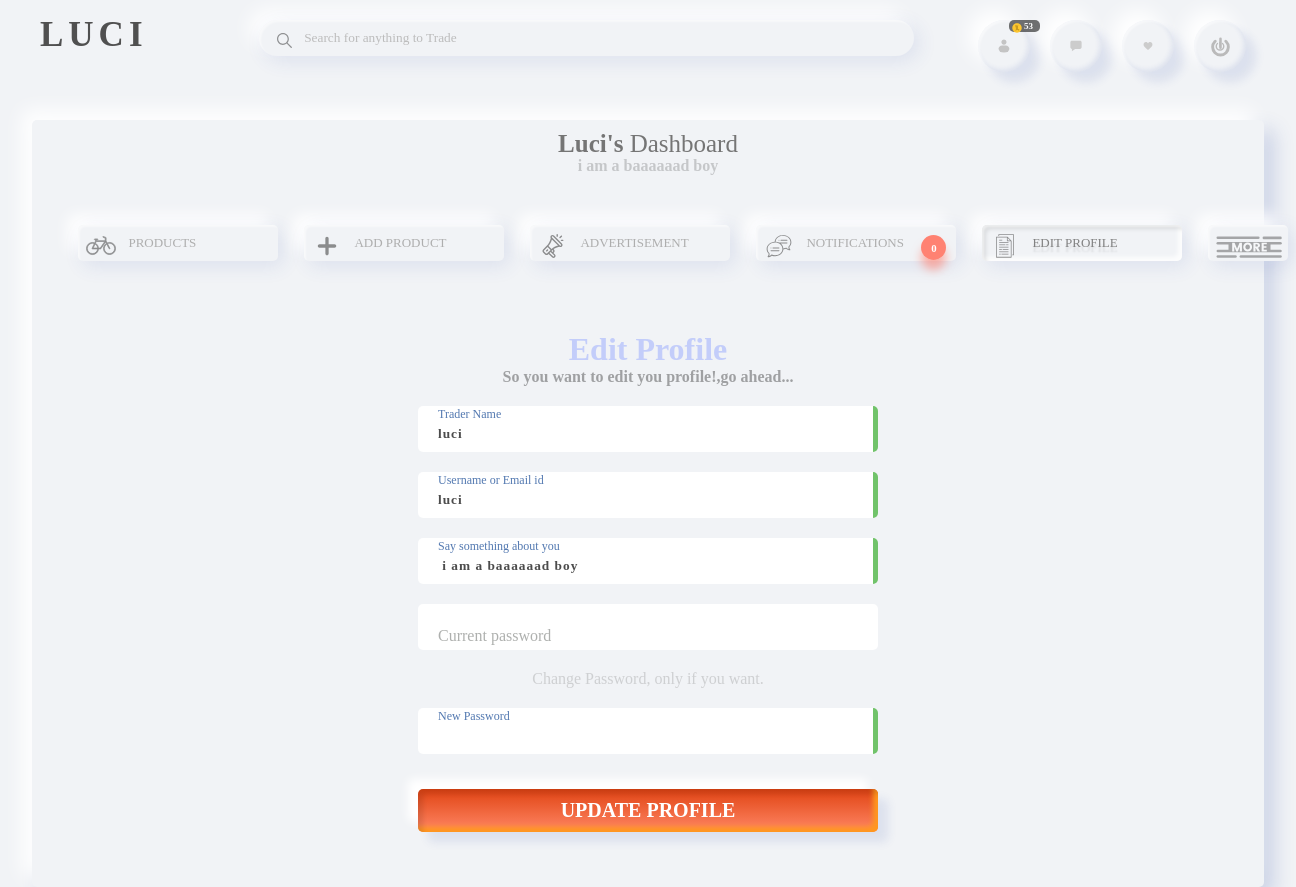
The page /editProfile/ (signed in) on the database its author committed.
### obsapp/models.py (models this page shows, shortened)
class UserInformation(models.Model):
    login_id = models.ForeignKey(LoginTable, on_delete=models.CASCADE)
    f_name = models.CharField(max_length=100)
    about_user = models.CharField(max_length=1000, default="")

class LoginTable(models.Model):
    username = models.CharField(max_length=100, unique=True)
    password = models.CharField(max_length=100)
    lcoin = models.IntegerField(default=100)

### obsapp/views.py (the view, shortened to what this page needs)
# urls.py: path('editProfile/', views.edit_profile, name='editprofile'),
def edit_profile(request):
    if request.session.has_key('user_id'):
        userid = request.session['user_id']
        logobj = LoginTable.objects.get(pk=userid)
        userobj = UserInformation.objects.get(login_id=logobj.id)
        return render(request, 'editProfile.html', {'user_info': userobj,'user_username': logobj})
    return render(request, 'home.html')

### templates/editProfile.html (shortened to what this page needs)
{% extends 'user_account.html' %}
{% block headpart %}
    {% load static %}
{% endblock %}
{% block dashboard %}
    <div class="edit-profile-main-container">
        <form method="post" action="{% url 'editprofile' %}">
            <table cellspacing="20">
                <th>
                    <h1>Edit Profile</h1>
                    <h3>So you want to edit you profile!,go ahead...</h3>
                </th>
                <tr>
                    <td align="left">
                        <div class="input-box">
                            <input type="text" id="about" name="name" autocomplete="off" class="logininput" value="{{ user_info.f_name }}" spellcheck="false">
                            <label for="about" class="labelname">Trader Name</label>
                        </div>
                    </td>
                </tr>
                <tr>
                    <td align="left">
                        <div class="input-box">
                            <input type="text" id="uname" name="uname" autocomplete="off" class="logininput" value="{{ user_username.username }}" spellcheck="false">
                            <label for="uname" class="labelname">Username or Email id</label>
                        </div>
                    </td>
                </tr>
                <tr>
                    <td align="left">
                        <div class="input-box">
                            <input type="text" id="about" name="about" autocomplete="off" class="logininput" value="{{ user_info.about_user }}">
                            <label for="about" class="labelname">Say something about you</label>
                        </div>
                    </td>
                </tr>
                <tr>
                    <td align="left">
                        <div class="input-box">
                            <input type="password" id="oldpass" name="oldpass" autocomplete="off" required="" class="logininput">
                            <label for="oldpass" class="labelname">Current password</label>
                        </div>
                    </td>
                </tr>
                <th style="color: rgba(134,135,134,0.32);font-family: 'Poppins Medium';font-weight: normal;">Change Password, only if you want.</th>
                <tr>
                    <td align="left">
                        <div class="input-box">
                            <input type="password" id="pass" name="newpass" autocomplete="off" class="logininput">
                            <label for="pass" class="labelname">New Password</label>
                        </div>
                    </td>
                </tr>
                <tr>
                    <td align="right" style="vertical-align: bottom;">
                        <div class="login-btn-box">
                        <input type="submit" value="UPDATE PROFILE" class="product-btn">
                        </div>
                    </td>
                </tr>
            </table>
        </form>
    </div>
{% endblock %}

### templates/user_account.html (shortened to what this page needs)
{% extends 'UserMaster.html' %}
{% block main_block %}
    {% load static %}
    <div class="main-user-dashboard">
        <h1 class="user-title"><span>{{ current_user_info.f_name }}'s</span> Dashboard</h1><br>
        {% if current_user_info.about_user %}
            <h3 class="about-user">{{ current_user_info.about_user }}</h3>
        {% else %}
            <h3 class="about-user">Say something about you so that others can understand you.<span>(Edit profile)</span></h3>
        {% endif %}
        <div class="icon-box">
            <a href="{% url 'viewproduct' %}" class="icons-dashboard-user viewproduct-active">
                <img src="{% static 'images/bike.svg' %}">
                PRODUCTS
            </a>
            <a href="{% url 'addproduct' %}" class="icons-dashboard-user toaddproduct-active">
                <img src="{% static 'images/plus.svg' %}">
                ADD PRODUCT
            </a>
            <a href="{% url 'advertise' %}" class="icons-dashboard-user addads-active">
                <img src="{% static 'images/speaker.svg' %}">
                ADVERTISEMENT
            </a>
            <a href="{% url 'notificationz' %}" class="icons-dashboard-user notification-active">
                <img src="{% static 'images/chat.svg' %}">
                NOTIFICATIONS
                <h5 class="total-items">{{ noticount }}</h5>
            </a>
            <a href="{% url 'editprofile' %}" class="icons-dashboard-user editprofile-active">
                <img src="{% static 'images/paper.svg' %}">
                EDIT PROFILE
            </a>
            <a href="#" class="icons-dashboard-user-more more-activez" style="min-width: 80px !important;">
                <img src="{% static 'images/more.svg' %}" onclick="showcatbox();">
            </a>
        </div>
        <div class="user-dashboard-content-box">
            {% block dashboard %}
            {% endblock %}
        </div>
    </div>
{% endblock %}

### static/css/usercss.css (style rules this page uses)
* { margin: 0px; padding: 0px; font-family: Roboto, sans-serif; outline: none; text-decoration: none; }
body { width: 100%; height: 100vh; background: #f1f3f6; }
.input-box { position: relative; }
.input-box input[type=text],input[type=password] { width: 100%; font-family: Poppins; padding: 20px 10px 10px 20px; border: none; box-sizing: border-box; border-radius: 5px; font-weight: bold; letter-spacing: 1px; color: rgba(47,47,47,0.86); }
.input-box label { position: absolute; font-family: Poppins; color: rgba(161,163,161,0.86); bottom: 5px; left: 20px; transition: 0.3s ease-out; }
.input-box input:focus + .labelname, .input-box input:valid + .labelname { bottom: 30px; font-size: 12px; color: rgba(54,98,163,0.86); }
.input-box input:valid { border-right: 5px solid #71c36a; }
.user-title { font-family: Poppins; font-size: 25px; position: relative; font-weight: lighter; color: #757575; text-align: center; }
.user-title span { text-transform: capitalize; font-family: Poppins; font-size: 25px; font-weight: bold; }
.main-user-dashboard { width: 95%; position: relative; padding: 10px; background: #f1f3f6; border-radius: 5px; box-shadow: -10px -10px 20px #fff, 10px 10px 20px rgba(55,84,170,0.21); margin: 0 auto; box-sizing: border-box; top: 20px; }
.about-user { width: 100%; position: relative; text-align: center; padding-bottom: 20px; font-family: "Poppins Light"; color: rgba(0,0,0,0.18); font-size: 16px; transform: translateY(-20px); }
.icon-box { width: 100%; padding: 10px; box-sizing: border-box; position: relative; display: flex; }
.icons-dashboard-user { position: relative; padding: 10px 20px 10px 50px; font-size: 13px; border-radius: 5px; font-family: "Poppins Medium"; min-width: 130px; margin-left: 26px; color: #aeaeae; transition: 0.2s ease; background: #f1f3f6; box-shadow: 5px 5px 20px rgba(55,84,170,0.11),-10px -10px 15px #ffffff, 2px 2px 2px rgba(255,255,255,0.5) inset; }
.icons-dashboard-user-more { position: relative; padding: 10px 0px 10px 0px; font-size: 13px; border-radius: 5px; font-family: "Poppins Medium"; margin-left: 26px; color: #aeaeae; transition: 0.2s ease; background: #f1f3f6; box-shadow: 5px 5px 20px rgba(55,84,170,0.11),-10px -10px 15px #ffffff, 2px 2px 2px rgba(255,255,255,0.5) inset; }
.icons-dashboard-user-more img { position: absolute; width: 80px; left: 0px; top: 0px; opacity: 0.4; }
.icons-dashboard-user img { position: absolute; width: 30px; left: 8px; top: 6px; opacity: 0.6; }
.total-items { color: #fff; padding: 10px; position: absolute; background: rgba(255,128,111,0.98); width: 5px; height: 5px; display: flex; align-items: center; justify-content: center; border-radius: 100%; right: 10px; top: 10px; box-shadow: 0 10px 10px rgba(255,128,111,0.58); }
.user-dashboard-content-box { width: 100%; position: relative; box-sizing: border-box; padding: 40px; }
.product-btn { padding: 10px 20px; box-sizing: border-box; width: 100%; border: none; font-family: Poppins; border-radius: 5px; font-weight: bold; font-size: 20px; cursor: pointer; transform: translateY(15px); color: #fff; box-shadow: -10px -10px 10px #fff, 10px 10px 10px rgba(55,84,170,0.11),5px 5px 5px rgba(0,0,0,0.1) inset, -5px -5px 5px #ff971f inset; background: linear-gradient(to top, rgba(255,135,101,1),#e04313); transition: 0.3s cubic-bezier(.8,.5,.2,1.4); }
.edit-profile-main-container { position: relative; width: 100%; }
.edit-profile-main-container table { position: relative; margin: 0 auto; width: 500px; }
.edit-profile-main-container table h1 { font-family: Poppins; color: rgba(137,158,255,0.44); }
.edit-profile-main-container table h3 { font-family: "Poppins Light"; font-size: 16px; color: rgba(0,0,0,0.34); }
.com-title-box h1,h5 { font-family: "Product Sans"; color: rgba(163,163,163,1); }

### templates/editProfile.html (style rules this page uses)
.editprofile-active { overflow: hidden; text-shadow: 0 5px 2px rgba(0,0,0,0.1); color: #818181; box-shadow: 5px 5px 20px rgba(55,84,170,0.11),-10px -10px 15px #ffffff, 2px 2px 2px rgba(255,255,255,0.5) inset, 4px 4px 4px rgba(0,0,0,0.1) inset,-4px -4px 4px rgba(255,255,255,0.8) inset; }

### rows shown on the page
UserInformation: f_name "Luci", about_user "i am a baaaaaad boy", name "luci", about "i am a baaaaaad boy"
LoginTable: uname "luci"

### other values the page prints
{{ mucoin }} "53"
{{ noticount }} "0"
